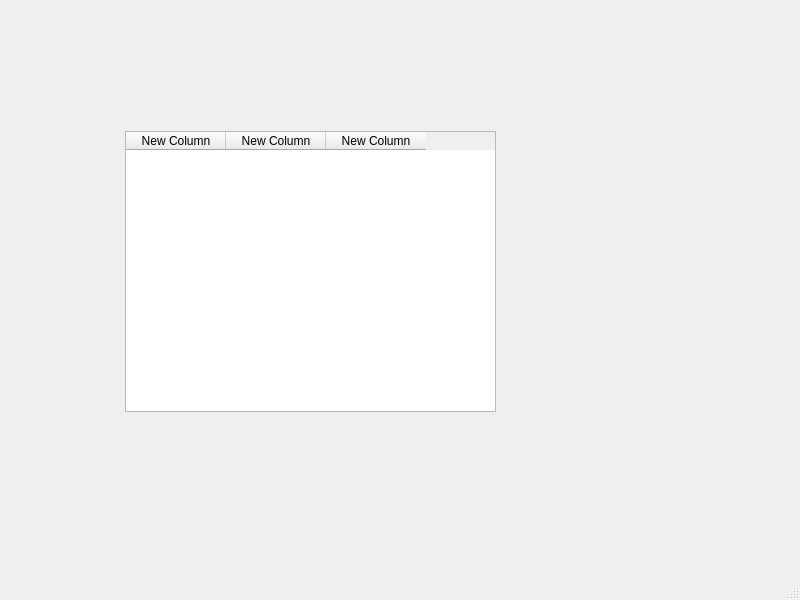
<?xml version="1.0" encoding="UTF-8"?>
<ui version="4.0">
 <class>MainWindow</class>
 <widget class="QMainWindow" name="MainWindow">
  <property name="geometry">
   <rect>
    <x>0</x>
    <y>0</y>
    <width>800</width>
    <height>600</height>
   </rect>
  </property>
  <property name="windowTitle">
   <string>MainWindow</string>
  </property>
  <widget class="QWidget" name="centralwidget">
   <widget class="QTableWidget" name="tableWidget">
    <property name="geometry">
     <rect>
      <x>125</x>
      <y>131</y>
      <width>371</width>
      <height>281</height>
     </rect>
    </property>
    <column>
     <property name="text">
      <string>New Column</string>
     </property>
     <property name="textAlignment">
      <set>AlignCenter</set>
     </property>
    </column>
    <column>
     <property name="text">
      <string>New Column</string>
     </property>
    </column>
    <column>
     <property name="text">
      <string>New Column</string>
     </property>
    </column>
   </widget>
  </widget>
  <widget class="QMenuBar" name="menubar">
   <property name="geometry">
    <rect>
     <x>0</x>
     <y>0</y>
     <width>800</width>
     <height>22</height>
    </rect>
   </property>
  </widget>
  <widget class="QStatusBar" name="statusbar"/>
 </widget>
 <resources/>
 <connections/>
</ui>
